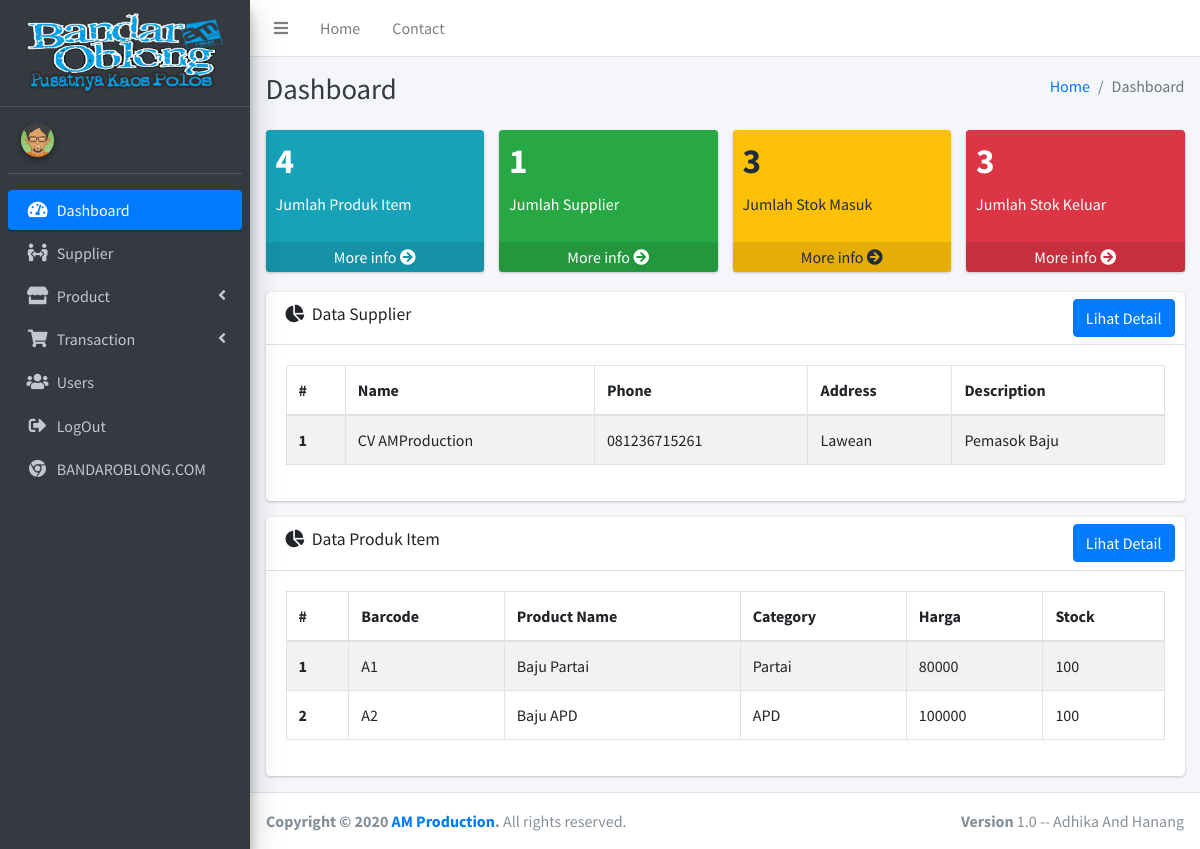
/index.php/dashboard, run on an earlier commit of the app's database.
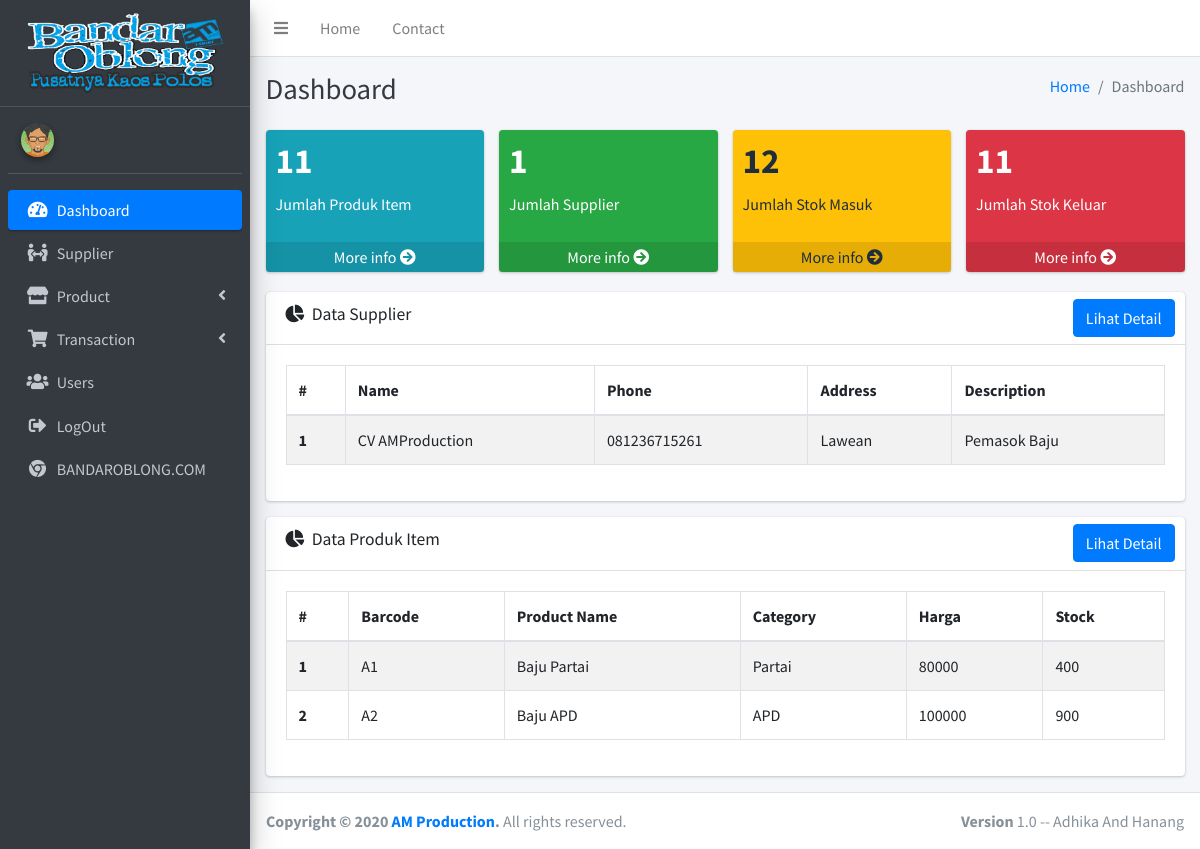
And on a later commit of the database.
### tables this page shows
CREATE TABLE IF NOT EXISTS `p_item` (
  `id_item` int(11) NOT NULL AUTO_INCREMENT,
  `barcode` varchar(128) DEFAULT NULL,
  `name` varchar(128) DEFAULT NULL,
  `category` int(11) DEFAULT NULL,
  `color` int(11) DEFAULT NULL,
  `size` varchar(10),
  `price` int(11),
  `stock` int(11) DEFAULT '0',
  `created` datetime DEFAULT CURRENT_TIMESTAMP,
  `updated` datetime DEFAULT NULL,
  PRIMARY KEY (`id_item`),
  UNIQUE KEY `barcode` (`barcode`),
  KEY `category` (`category`),
  KEY `color` (`color`),
  CONSTRAINT `FK_p_item_p_color` FOREIGN KEY (`color`) REFERENCES `p_color` (`id_color`),
  CONSTRAINT `p_item_ibfk_1` FOREIGN KEY (`category`) REFERENCES `p_category` (`id_category`)
);

CREATE TABLE IF NOT EXISTS `p_category` (
  `id_category` int(11) NOT NULL AUTO_INCREMENT,
  `name` varchar(128) NOT NULL,
  `created` datetime NOT NULL DEFAULT CURRENT_TIMESTAMP,
  `updated` datetime DEFAULT NULL,
  PRIMARY KEY (`id_category`)
);

### application/libraries/Template.php (called while the page is built)
<?php
class Template
{
    var $template_data = array();
    function set($name, $value)
    {
        $this->template_data[$name] = $value;
    }
    function load($template = '', $view = '', $view_data = array(), $return = false)
    {
        $this->CI = &get_instance();
        $this->set('contents', $this->CI->load->view($view, $view_data, true));
        return $this->CI->load->view($template, $this->template_data, $return);
    }
}

### application/controllers/Dashboard.php (called while the page is built, shortened)
<?php
class Dashboard extends CI_Controller
{
    public function index()
    {
        $data['jmlItem'] = $this->item_m->jmlData();
        $data['jmlSupplier'] = $this->supplier_m->jmlData();
        $data['jmlStokIn'] = $this->stock_m->jmlDataIN();
        $data['jmlStokOut'] = $this->stock_m->jmlDataOUT();
        $data['rowSup'] = $this->supplier_m->getDashboard();
        $data['rowItem'] = $this->item_m->getDashboard();
        $this->template->load('templates/index', 'dashboard/index', $data);
    }
}

### index.php (called while the page is built, shortened)
<?php
require_once BASEPATH.'core/CodeIgniter.php';

### application/models/supplier_m.php (called while the page is built, shortened)
<?php
class supplier_m extends CI_Model
{
    public function getDashboard($id = null)
    {
        $this->db->from('supplier');
        $this->db->limit(4);
        $query = $this->db->get();
        return $query;
    }
}

### application/models/item_m.php (called while the page is built, shortened)
<?php
class item_m extends CI_Model
{
    public function getDashboard($id = null)
    {
        $this->db->select('p_item.*, p_category.name as category_name');
        $this->db->from('p_item');
        $this->db->join('p_category', 'p_category.id_category = p_item.category');
        $this->db->limit(2);
        $query = $this->db->get();
        return $query;
    }
}

### application/views/dashboard/index.php (the view, shortened to what the changed rows need)
<div class="content-header">
    <div class="container-fluid">
        <div class="row mb-2">
            <div class="col-sm-6">
                <h1 class="m-0 text-dark">Dashboard</h1>
            </div>
        </div>
    </div>
</div>
<section class="content">
    <div class="container-fluid">
        <div class="row">
            <div class="col-lg-3 col-6">
                <div class="small-box bg-info">
                    <div class="inner">
                        <h3><?= $jmlItem ?></h3>
                        <p>Jumlah Produk Item</p>
                    </div>
                </div>
            </div>
            <div class="col-lg-3 col-6">
                <div class="small-box bg-warning">
                    <div class="inner">
                        <h3><?= $jmlStokIn ?></h3>
                        <p>Jumlah Stok Masuk</p>
                    </div>
                </div>
            </div>
            <div class="col-lg-3 col-6">
                <div class="small-box bg-danger">
                    <div class="inner">
                        <h3><?= $jmlStokOut ?></h3>
                        <p>Jumlah Stok Keluar</p>
                    </div>
                </div>
            </div>
        </div>
        <div class="row">
            <section class="col-lg-12">
                <div class="card">
                    <div class="card-body">
                        <div class="tab-content p-0">
                            <table class="table table-hover table-bordered table-striped">
                                <thead>
                                    <tr>
                                        <th scope=" col">#</th>
                                        <th scope="col">Name</th>
                                        <th scope="col">Phone</th>
                                        <th scope="col">Address</th>
                                        <th scope="col">Description</th>
                                    </tr>
                                </thead>
                                <tbody>
                                    <?php $i = 1; ?>
                                    <?php foreach ($rowSup->result() as $s) : ?>
                                        <tr>
                                            <th><?= $i++; ?></th>
                                        </tr>
                                    <?php endforeach; ?>
                                </tbody>
                            </table>
                        </div>
                    </div>
                </div>
                <div class="card">
                    <div class="card-body">
                        <div class="tab-content p-0">
                            <table class="table table-hover table-bordered table-striped">
                                <thead>
                                    <tr>
                                        <th scope="col">#</th>
                                        <th scope="col">Barcode</th>
                                        <th scope="col">Product Name</th>
                                        <th scope="col">Category</th>
                                        <th scope="col">Harga</th>
                                        <th scope="col">Stock</th>
                                    </tr>
                                </thead>
                                <tbody>
                                    <?php $j = 1; ?>
                                    <?php foreach ($rowItem->result() as $key => $i) : ?>
                                        <tr>
                                            <th scope="row"><?= $j++; ?></th>
                                            <td><?= $i->barcode ?></td>
                                            <td><?= $i->name ?></td>
                                            <td><?= $i->category_name ?></td>
                                            <td><?= $i->price ?></td>
                                            <td><?= $i->stock ?></td>
                                        </tr>
                                    <?php endforeach; ?>
                                </tbody>
                            </table>
                        </div>
                    </div>
                </div>
            </section>
</section>
</div>
</div>

What changed in the data, as far as the page shows it:
changed p_item "Baju Partai": stock "100" → "400"
changed p_item "Baju APD": stock "100" → "900"
Also different on the page:
$jmlItem: "4" → "11"
$jmlStokIn: "3" → "12"
$jmlStokOut: "3" → "11"
